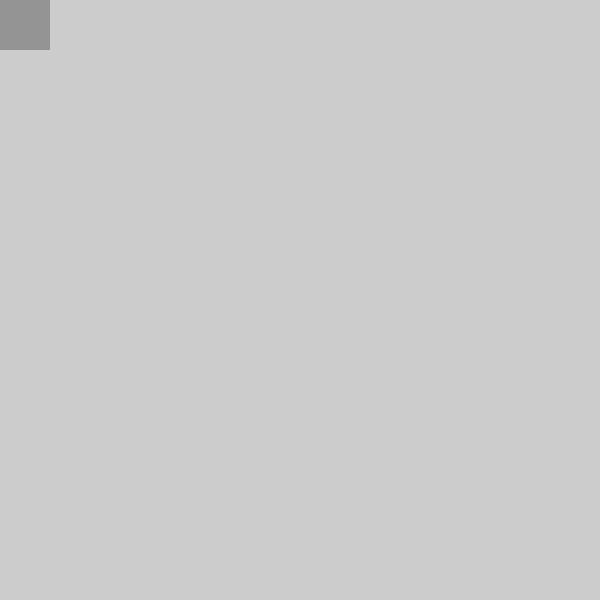
Frame 1 (no input)
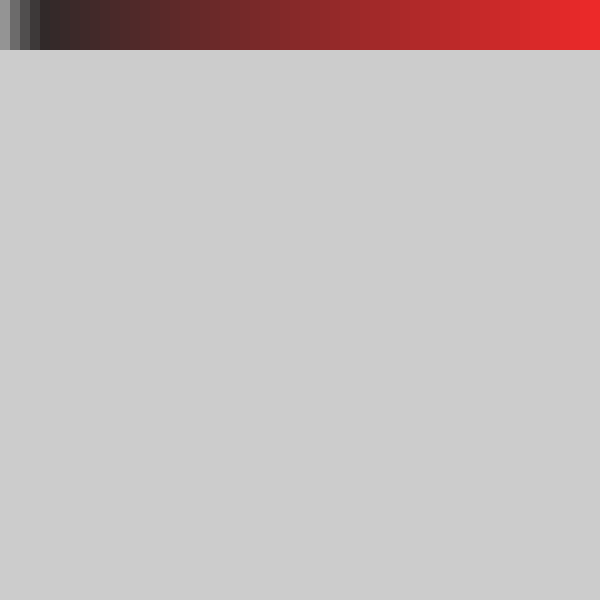
Frame 60 (the mouse pressed at the canvas centre just before this capture)
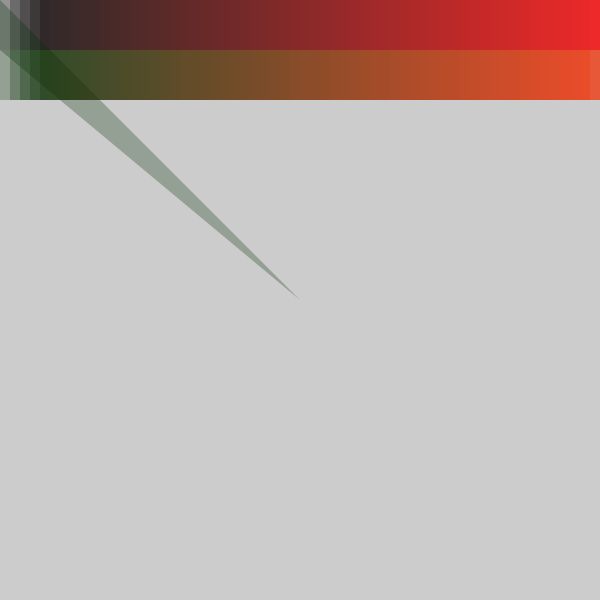
Frame 120 (the mouse held since frame 60 and released just before this capture)

The Processing sketch that drew these frames (run headless with seeded random() and noise(); from frame 60 on, the mouse is pressed at the canvas centre):

// Processing sketch: processing_108319
// ── processing_108319.pde

int imgIndex;
float posX;
float posY;

void setup() {
  size(600, 600); 
  posX = 0;
  posY = 0;
 
}

void draw() {
  
  float c;
  c=map(posX,0,600,0,255);
  fill((c)%255, (mouseX)%255, mouseX%150,70);

  noStroke(); 
  rect(posX, posY, 50, 50);
  posX=posX+10;
  if (posX>width+1) {
    posX=0;
    posY=posY+50;
  }

  if (posY>height+1) {
    posY=0;
  }
  stroke((c)%255, (mouseX)%255, (mouseY)%255, mouseY%150);
  line(pmouseX, pmouseY, mouseX, mouseY);
  triangle(pmouseX, pmouseY, mouseX, mouseY, posX, posY);
}

void mouseReleased() {

  save("captura"+imgIndex+".jpg");
  imgIndex++;
}
